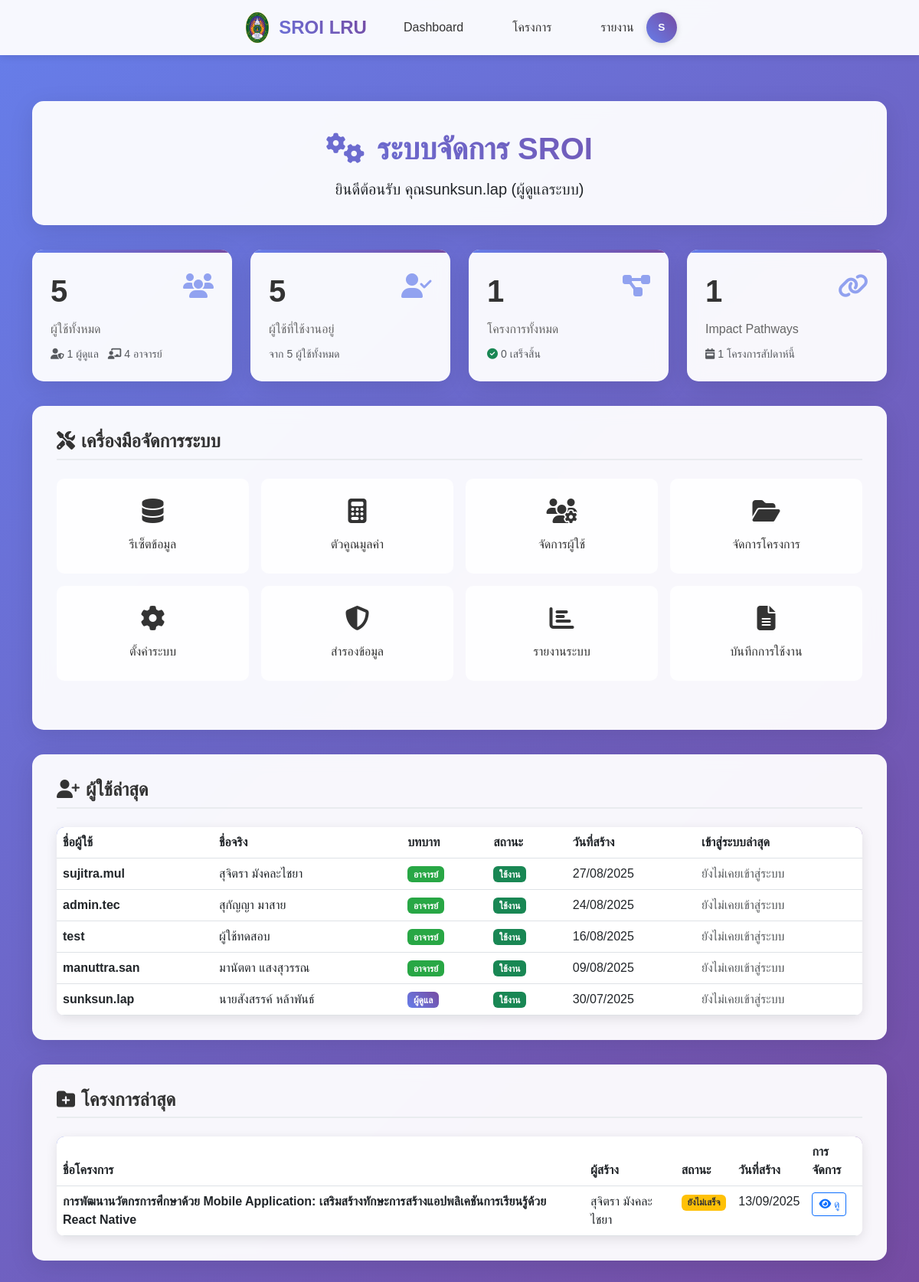
Page /admin/index.php (signed in) on the committed database.
### tables this page shows
CREATE TABLE `users` (
  `id` int(11) NOT NULL,
  `username` varchar(100) NOT NULL COMMENT 'ชื่อผู้ใช้',
  `email` varchar(200) NOT NULL COMMENT 'อีเมล',
  `password_hash` varchar(255) NOT NULL COMMENT 'รหัสผ่านที่เข้ารหัส',
  `first_name` varchar(100) DEFAULT NULL COMMENT 'ชื่อ',
  `last_name` varchar(100) DEFAULT NULL COMMENT 'นามสกุล',
  `full_name_th` varchar(200) DEFAULT NULL COMMENT 'ชื่อ-นามสกุล ภาษาไทย',
  `title` varchar(50) DEFAULT NULL COMMENT 'คำนำหน้า',
  `position` varchar(200) DEFAULT NULL COMMENT 'ตำแหน่ง',
  `department` varchar(200) DEFAULT NULL COMMENT 'แผนก/หน่วยงาน',
  `organization` varchar(300) DEFAULT NULL COMMENT 'องค์กร',
  `phone` varchar(20) DEFAULT NULL COMMENT 'เบอร์โทรศัพท์',
  `role` enum('admin','teacher') NOT NULL DEFAULT 'teacher' COMMENT 'บทบาทผู้ใช้',
  `is_active` tinyint(1) DEFAULT 1 COMMENT 'สถานะการใช้งาน',
  `email_verified` tinyint(1) DEFAULT 0 COMMENT 'ยืนยันอีเมลแล้ว',
  `last_login` timestamp NULL DEFAULT NULL COMMENT 'เข้าสู่ระบบครั้งล่าสุด',
  `login_count` int(11) DEFAULT 0 COMMENT 'จำนวนครั้งที่เข้าสู่ระบบ',
  `created_at` timestamp NOT NULL DEFAULT current_timestamp(),
  `updated_at` timestamp NOT NULL DEFAULT current_timestamp() ON UPDATE current_timestamp(),
  `created_by` varchar(100) DEFAULT NULL COMMENT 'ผู้สร้างบัญชี'
);

CREATE TABLE `projects` (
  `id` int(11) NOT NULL,
  `project_code` varchar(50) NOT NULL COMMENT 'รหัสโครงการ',
  `name` varchar(500) NOT NULL COMMENT 'ชื่อโครงการ',
  `description` text DEFAULT NULL COMMENT 'รายละเอียดโครงการ',
  `area` text DEFAULT NULL,
  `activities` text DEFAULT NULL,
  `target_group` text DEFAULT NULL,
  `objective` text DEFAULT NULL COMMENT 'วัตถุประสงค์โครงการ',
  `start_date` date DEFAULT NULL COMMENT 'วันที่เริ่มโครงการ',
  `end_date` date DEFAULT NULL COMMENT 'วันที่สิ้นสุดโครงการ',
  `budget` decimal(15,2) DEFAULT NULL COMMENT 'งบประมาณ',
  `organization` varchar(300) DEFAULT NULL COMMENT 'หน่วยงาน/องค์กร',
  `project_manager` varchar(200) DEFAULT NULL COMMENT 'ผู้จัดการโครงการ',
  `status` enum('incompleted','completed') DEFAULT 'incompleted' COMMENT 'สถานะโครงการ',
  `created_by` varchar(100) DEFAULT NULL COMMENT 'ผู้สร้าง',
  `created_at` timestamp NOT NULL DEFAULT current_timestamp(),
  `updated_at` timestamp NOT NULL DEFAULT current_timestamp() ON UPDATE current_timestamp(),
  `impact_chain_status` longtext DEFAULT NULL CHECK (json_valid(`impact_chain_status`)),
  `total_impact_chains` int(11) DEFAULT 0 COMMENT 'จำนวน Impact Chain ทั้งหมด',
  `current_chain_id` int(11) DEFAULT NULL COMMENT 'Impact Chain ที่กำลังทำอยู่'
);

### admin/index.php (the view, shortened to what this page needs)
<?php
require_once '../config.php';
$system_stats_query = "SELECT
                         (SELECT COUNT(*) FROM users) as total_users,
                         (SELECT COUNT(*) FROM users WHERE role = 'admin') as admin_users,
                         (SELECT COUNT(*) FROM users WHERE role = 'teacher') as teacher_users,
                         (SELECT COUNT(*) FROM users WHERE is_active = 1) as active_users,
                         (SELECT COUNT(*) FROM projects) as total_projects,
                         (SELECT COUNT(*) FROM projects WHERE status = 'completed') as completed_projects,
                         (SELECT COUNT(*) FROM social_impact_pathway) as total_chains,
                         (SELECT COUNT(*) FROM projects WHERE created_at >= DATE_SUB(NOW(), INTERVAL 7 DAY)) as projects_this_week";
$system_stats_result = mysqli_query($conn, $system_stats_query);
$system_stats = mysqli_fetch_assoc($system_stats_result);
$recent_users_query = "SELECT id, username, full_name_th, role, created_at, last_login, is_active
                       FROM users
                       ORDER BY created_at DESC
                       LIMIT 10";
$recent_users_result = mysqli_query($conn, $recent_users_query);
$recent_projects_query = "SELECT p.id, p.name, p.status, p.created_at, u.full_name_th as creator_name
                          FROM projects p
                          LEFT JOIN users u ON p.created_by = u.id
                          ORDER BY p.created_at DESC
                          LIMIT 10";
$recent_projects_result = mysqli_query($conn, $recent_projects_query);
$user_full_name = $_SESSION['full_name_th'] ?? $_SESSION['username'];
?>
<!DOCTYPE html>
<html lang="th">
<head>
    <link href="https://cdn.jsdelivr.net/npm/bootstrap@5.3.0/dist/css/bootstrap.min.css" rel="stylesheet">
    <link href="https://cdn.jsdelivr.net/npm/bootstrap-icons@1.10.0/font/bootstrap-icons.css" rel="stylesheet">
    <link href="https://cdnjs.cloudflare.com/ajax/libs/font-awesome/6.4.0/css/all.min.css" rel="stylesheet">
</head>
<body>
    <?php
    include '../navbar.php';
    ?>
    <div class="admin-container">
        <div class="container">
            <div class="admin-header text-center">
                <div class="admin-title">
                    <i class="fas fa-cogs me-3"></i>ระบบจัดการ SROI
                </div>
                <p class="lead mb-0">ยินดีต้อนรับ คุณ<?php echo htmlspecialchars($user_full_name); ?>
                    (<?php echo $_SESSION["role"] == 'admin' ? 'ผู้ดูแลระบบ' : 'อาจารย์'; ?>)
                </p>
            </div>
            <div class="stats-grid">
                <div class="stat-card">
                    <div class="stat-icon">
                        <i class="fas fa-users"></i>
                    </div>
                    <div class="stat-number"><?php echo number_format($system_stats['total_users']); ?></div>
                    <div class="stat-label">ผู้ใช้ทั้งหมด</div>
                    <small class="text-muted">
                        <i class="fas fa-user-shield me-1"></i><?php echo $system_stats['admin_users']; ?> ผู้ดูแล
                        <i class="fas fa-chalkboard-teacher ms-2 me-1"></i><?php echo $system_stats['teacher_users']; ?> อาจารย์
                    </small>
                </div>
                <div class="stat-card">
                    <div class="stat-icon">
                        <i class="fas fa-user-check"></i>
                    </div>
                    <div class="stat-number"><?php echo number_format($system_stats['active_users']); ?></div>
                    <div class="stat-label">ผู้ใช้ที่ใช้งานอยู่</div>
                    <small class="text-muted">
                        จาก <?php echo number_format($system_stats['total_users']); ?> ผู้ใช้ทั้งหมด
                    </small>
                </div>
                <div class="stat-card">
                    <div class="stat-icon">
                        <i class="fas fa-project-diagram"></i>
                    </div>
                    <div class="stat-number"><?php echo number_format($system_stats['total_projects']); ?></div>
                    <div class="stat-label">โครงการทั้งหมด</div>
                    <small class="text-muted">
                        <i class="fas fa-check-circle me-1 text-success"></i><?php echo $system_stats['completed_projects']; ?> เสร็จสิ้น
                    </small>
                </div>
                <div class="stat-card">
                    <div class="stat-icon">
                        <i class="fas fa-link"></i>
                    </div>
                    <div class="stat-number"><?php echo number_format($system_stats['total_chains']); ?></div>
                    <div class="stat-label">Impact Pathways</div>
                    <small class="text-muted">
                        <i class="fas fa-calendar-week me-1"></i><?php echo $system_stats['projects_this_week']; ?> โครงการสัปดาห์นี้
                    </small>
                </div>
            </div>
            <div class="admin-section">
                <h3 class="section-title">
                    <i class="fas fa-tools me-2"></i>เครื่องมือจัดการระบบ
                </h3>
                <div class="admin-menu">
                    <a href="reset-data.php" class="admin-menu-item">
                        <i class="fas fa-database"></i>
                        <span>รีเซ็ตข้อมูล</span>
                    </a>
                    <a href="value_factor.php" class="admin-menu-item">
                        <i class="fas fa-calculator"></i>
                        <span>ตัวคูณมูลค่า</span>
                    </a>
                    <a href="users.php" class="admin-menu-item">
                        <i class="fas fa-users-cog"></i>
                        <span>จัดการผู้ใช้</span>
                    </a>
                    <a href="projects.php" class="admin-menu-item">
                        <i class="fas fa-folder-open"></i>
                        <span>จัดการโครงการ</span>
                    </a>
                    <a href="system-settings.php" class="admin-menu-item">
                        <i class="fas fa-cog"></i>
                        <span>ตั้งค่าระบบ</span>
                    </a>
                    <a href="backup.php" class="admin-menu-item">
                        <i class="fas fa-shield-alt"></i>
                        <span>สำรองข้อมูล</span>
                    </a>
                    <a href="reports.php" class="admin-menu-item">
                        <i class="fas fa-chart-bar"></i>
                        <span>รายงานระบบ</span>
                    </a>
                    <a href="logs.php" class="admin-menu-item">
                        <i class="fas fa-file-alt"></i>
                        <span>บันทึกการใช้งาน</span>
                    </a>
                </div>
            </div>
            <div class="admin-section">
                <h3 class="section-title">
                    <i class="fas fa-user-plus me-2"></i>ผู้ใช้ล่าสุด
                </h3>
                <div class="table-responsive">
                    <table class="table table-hover">
                        <thead>
                            <tr>
                                <th>ชื่อผู้ใช้</th>
                                <th>ชื่อจริง</th>
                                <th>บทบาท</th>
                                <th>สถานะ</th>
                                <th>วันที่สร้าง</th>
                                <th>เข้าสู่ระบบล่าสุด</th>
                            </tr>
                        </thead>
                        <tbody>
                            <?php while($user = mysqli_fetch_assoc($recent_users_result)): ?>
                            <tr>
                                <td>
                                    <strong><?php echo htmlspecialchars($user['username']); ?></strong>
                                </td>
                                <td><?php echo htmlspecialchars($user['full_name_th'] ?? '-'); ?></td>
                                <td>
                                    <span class="badge <?php echo $user['role'] == 'admin' ? 'badge-admin' : 'badge-teacher'; ?>">
                                        <?php echo $user['role'] == 'admin' ? 'ผู้ดูแล' : 'อาจารย์'; ?>
                                    </span>
                                </td>
                                <td>
                                    <span class="badge <?php echo $user['is_active'] ? 'bg-success' : 'bg-secondary'; ?>">
                                        <?php echo $user['is_active'] ? 'ใช้งาน' : 'ปิดใช้งาน'; ?>
                                    </span>
                                </td>
                                <td><?php echo date('d/m/Y', strtotime($user['created_at'])); ?></td>
                                <td>
                                    <?php
                                    if ($user['last_login']) {
                                        echo date('d/m/Y H:i', strtotime($user['last_login']));
                                    } else {
                                        echo '<span class="text-muted">ยังไม่เคยเข้าสู่ระบบ</span>';
                                    }
                                    ?>
                                </td>
                            </tr>
                            <?php endwhile; ?>
                        </tbody>
                    </table>
                </div>
            </div>
            <div class="admin-section">
                <h3 class="section-title">
                    <i class="fas fa-folder-plus me-2"></i>โครงการล่าสุด
                </h3>
                <div class="table-responsive">
                    <table class="table table-hover">
                        <thead>
                            <tr>
                                <th>ชื่อโครงการ</th>
                                <th>ผู้สร้าง</th>
                                <th>สถานะ</th>
                                <th>วันที่สร้าง</th>
                                <th>การจัดการ</th>
                            </tr>
                        </thead>
                        <tbody>
                            <?php while($project = mysqli_fetch_assoc($recent_projects_result)): ?>
                            <tr>
                                <td>
                                    <strong><?php echo htmlspecialchars($project['name']); ?></strong>
                                </td>
                                <td><?php echo htmlspecialchars($project['creator_name'] ?? '-'); ?></td>
                                <td>
                                    <span class="badge <?php echo $project['status'] == 'completed' ? 'badge-completed' : 'badge-incompleted'; ?>">
                                        <?php echo $project['status'] == 'completed' ? 'เสร็จสิ้น' : 'ยังไม่เสร็จ'; ?>
                                    </span>
                                </td>
                                <td><?php echo date('d/m/Y', strtotime($project['created_at'])); ?></td>
                                <td>
                                    <a href="../project-detail.php?id=<?php echo $project['id']; ?>"
                                       class="btn btn-sm btn-outline-primary">
                                        <i class="fas fa-eye"></i> ดู
                                    </a>
                                </td>
                            </tr>
                            <?php endwhile; ?>
                        </tbody>
                    </table>
                </div>
            </div>
        </div>
    </div>
</body>
</html>

### rows in the picture
users: username "sujitra.mul", full_name_th "สุจิตรา มังคละไชยา", role "อาจารย์", is_active "ใช้งาน", created_at "27/08/2025", shows "ยังไม่เคยเข้าสู่ระบบ"
users: username "admin.tec", full_name_th "สุกัญญา มาสาย", role "อาจารย์", is_active "ใช้งาน", created_at "24/08/2025", shows "ยังไม่เคยเข้าสู่ระบบ"
users: username "test", full_name_th "ผู้ใช้ทดสอบ", role "อาจารย์", is_active "ใช้งาน", created_at "16/08/2025", shows "ยังไม่เคยเข้าสู่ระบบ"
users: username "manuttra.san", full_name_th "มานัตตา แสงสุวรรณ", role "อาจารย์", is_active "ใช้งาน", created_at "09/08/2025", shows "ยังไม่เคยเข้าสู่ระบบ"
users: username "sunksun.lap", full_name_th "นายสังสรรค์ หล้าพันธ์", role "ผู้ดูแล", is_active "ใช้งาน", created_at "30/07/2025", shows "ยังไม่เคยเข้าสู่ระบบ"
projects: name "การพัฒนานวัตกรการศึกษาด้วย Mobile Application: เสริมสร้างทักษะการสร้างแอปพลิเคชันการเรียนรู้ด้วย React Native", users.full_name_th "สุจิตรา มังคละไชยา", status "ยังไม่เสร็จ", created_at "13/09/2025"

### other values in the picture
$initials "S"
$user_full_name "sunksun.lap"
$system_stats['total_users'] "5"
$system_stats['admin_users'] "1"
$system_stats['teacher_users'] "4"
$system_stats['active_users'] "5"
$system_stats['total_projects'] "1"
$system_stats['completed_projects'] "0"
$system_stats['total_chains'] "1"
$system_stats['projects_this_week'] "1"
